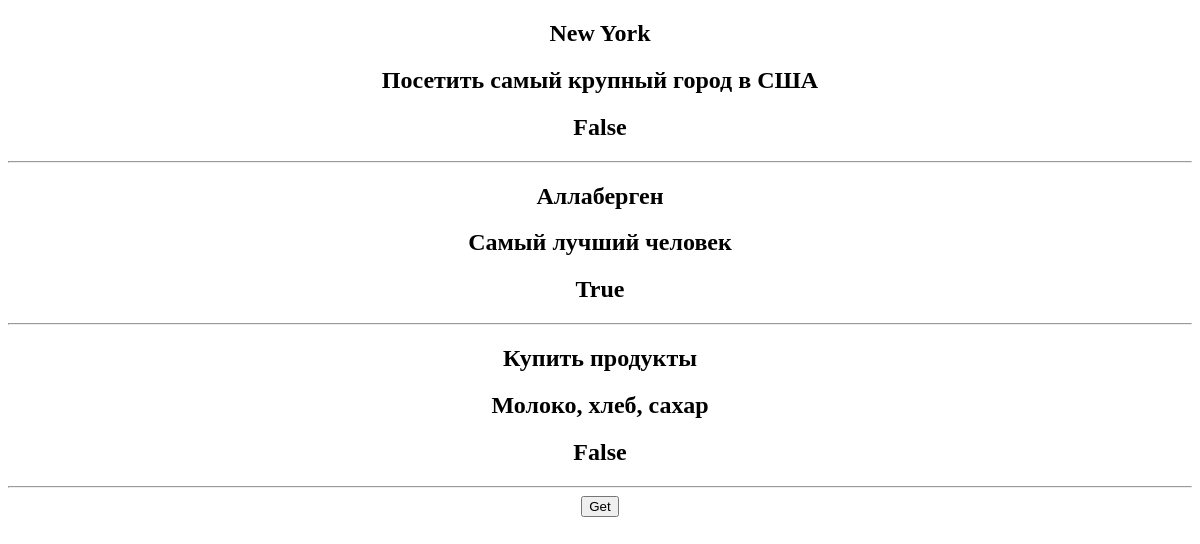
Before: / with the older database file.
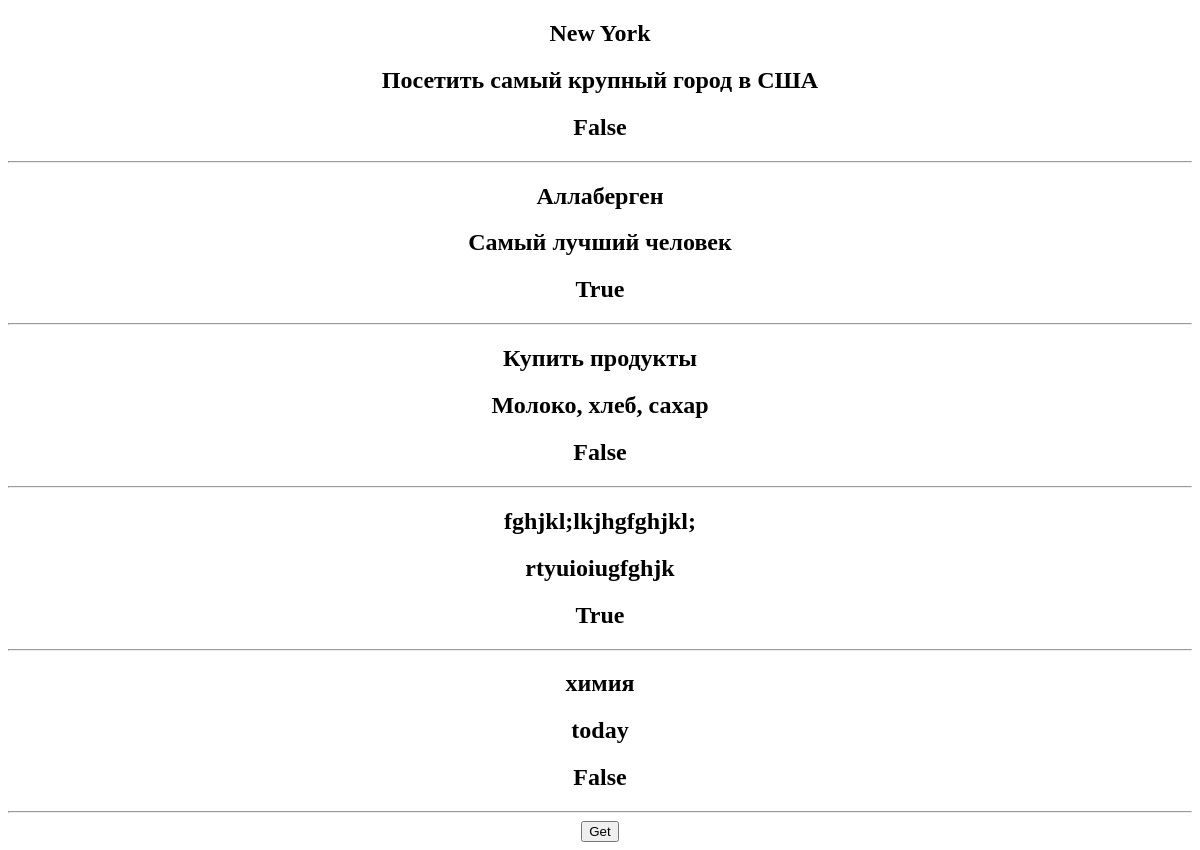
After: the same page with the newer database file.
### tasks/models.py (models this page shows, shortened)
class Task(models.Model):
    title = models.CharField(max_length=500, verbose_name="Задача")
    description = models.TextField(max_length=500, verbose_name="Описание")
    completed = models.BooleanField(default=True, verbose_name="Выполнено")
    created = models.DateTimeField(auto_now_add=True, verbose_name="Дата создания")
    class Meta:
        verbose_name = "Задача"
        verbose_name_plural = "Задачи"

### tasks/views.py (the view)
# urls.py: path('', index),
def index(request):
    all_data = Task.objects.all()
    context = {
        "all_data": all_data,
    }
    return render(request, 'index.html', context=context)

### templates/index.html (shortened to what this page needs)
<!DOCTYPE html>
<html lang="en">
<head>
</head>
<body style="text-align: center;">
    {% for task in all_data %}
        <div>
                <h2>{{ task.title }}</h2>
                <h2>{{ task.description }}</h2>
                <h2>{{ task.completed }}</h2>
            <hr>
        </div>
    {% endfor %}
<form class="container" method="POST" enctype="">
  <button class="btn" type="submit">Get</button>
</form>
</body>
</html>

Changed rows visible on the page:
added Task: title "fghjkl;lkjhgfghjkl;", description "rtyuioiugfghjk", completed "True"
added Task: title "химия", description "today", completed "False"
